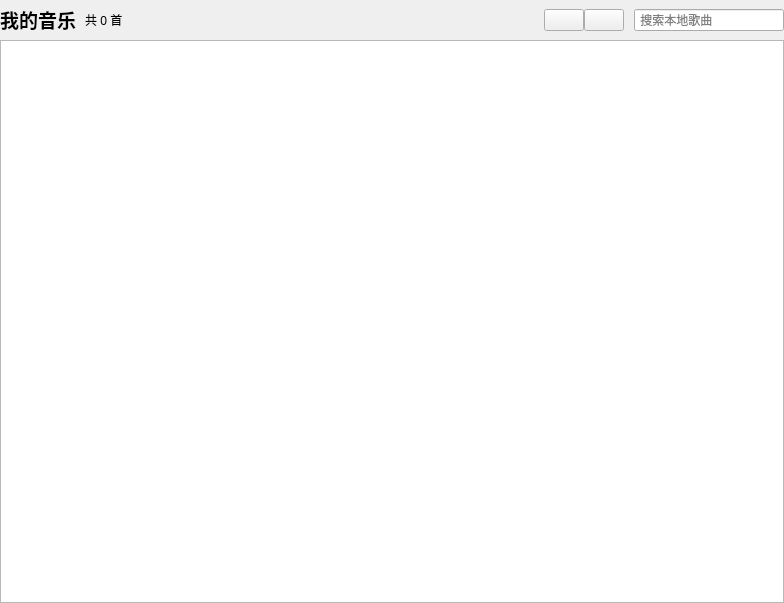
<?xml version="1.0" encoding="UTF-8"?>
<ui version="4.0">
 <class>Player</class>
 <widget class="QWidget" name="Player">
  <property name="geometry">
   <rect>
    <x>0</x>
    <y>0</y>
    <width>784</width>
    <height>603</height>
   </rect>
  </property>
  <property name="windowTitle">
   <string>Form</string>
  </property>
  <layout class="QGridLayout" name="gridLayout">
   <property name="leftMargin">
    <number>0</number>
   </property>
   <property name="topMargin">
    <number>0</number>
   </property>
   <property name="rightMargin">
    <number>0</number>
   </property>
   <property name="bottomMargin">
    <number>0</number>
   </property>
   <property name="spacing">
    <number>0</number>
   </property>
   <item row="0" column="0">
    <layout class="QHBoxLayout" name="horizontalLayout">
     <item>
      <widget class="QLabel" name="label">
       <property name="minimumSize">
        <size>
         <width>80</width>
         <height>40</height>
        </size>
       </property>
       <property name="text">
        <string>&lt;html&gt;&lt;head/&gt;&lt;body&gt;&lt;p&gt;&lt;span style=&quot; font-size:14pt; font-weight:600;&quot;&gt;我的音乐&lt;/span&gt;&lt;/p&gt;&lt;/body&gt;&lt;/html&gt;</string>
       </property>
      </widget>
     </item>
     <item>
      <spacer name="horizontalSpacer_3">
       <property name="orientation">
        <enum>Qt::Horizontal</enum>
       </property>
       <property name="sizeType">
        <enum>QSizePolicy::Fixed</enum>
       </property>
       <property name="sizeHint" stdset="0">
        <size>
         <width>5</width>
         <height>20</height>
        </size>
       </property>
      </spacer>
     </item>
     <item>
      <widget class="QLabel" name="lab_LoacSongSum">
       <property name="text">
        <string>&lt;html&gt;&lt;head/&gt;&lt;body&gt;&lt;p&gt;共 0 首&lt;/p&gt;&lt;/body&gt;&lt;/html&gt;</string>
       </property>
       <property name="scaledContents">
        <bool>false</bool>
       </property>
       <property name="indent">
        <number>-1</number>
       </property>
      </widget>
     </item>
     <item>
      <spacer name="horizontalSpacer">
       <property name="orientation">
        <enum>Qt::Horizontal</enum>
       </property>
       <property name="sizeType">
        <enum>QSizePolicy::MinimumExpanding</enum>
       </property>
       <property name="sizeHint" stdset="0">
        <size>
         <width>340</width>
         <height>20</height>
        </size>
       </property>
      </spacer>
     </item>
     <item>
      <widget class="QPushButton" name="btn_flush">
       <property name="minimumSize">
        <size>
         <width>25</width>
         <height>0</height>
        </size>
       </property>
       <property name="maximumSize">
        <size>
         <width>60</width>
         <height>16777215</height>
        </size>
       </property>
       <property name="text">
        <string/>
       </property>
      </widget>
     </item>
     <item>
      <widget class="QPushButton" name="btn_add_Music">
       <property name="minimumSize">
        <size>
         <width>25</width>
         <height>0</height>
        </size>
       </property>
       <property name="maximumSize">
        <size>
         <width>60</width>
         <height>16777215</height>
        </size>
       </property>
       <property name="text">
        <string/>
       </property>
      </widget>
     </item>
     <item>
      <spacer name="horizontalSpacer_2">
       <property name="orientation">
        <enum>Qt::Horizontal</enum>
       </property>
       <property name="sizeType">
        <enum>QSizePolicy::Fixed</enum>
       </property>
       <property name="sizeHint" stdset="0">
        <size>
         <width>10</width>
         <height>20</height>
        </size>
       </property>
      </spacer>
     </item>
     <item>
      <widget class="QLineEdit" name="line_search">
       <property name="maximumSize">
        <size>
         <width>150</width>
         <height>16777215</height>
        </size>
       </property>
       <property name="inputMask">
        <string/>
       </property>
       <property name="text">
        <string/>
       </property>
       <property name="echoMode">
        <enum>QLineEdit::Normal</enum>
       </property>
       <property name="placeholderText">
        <string> 搜索本地歌曲</string>
       </property>
      </widget>
     </item>
    </layout>
   </item>
   <item row="1" column="0">
    <widget class="QTableWidget" name="tableWidget"/>
   </item>
  </layout>
 </widget>
 <resources/>
 <connections/>
</ui>
